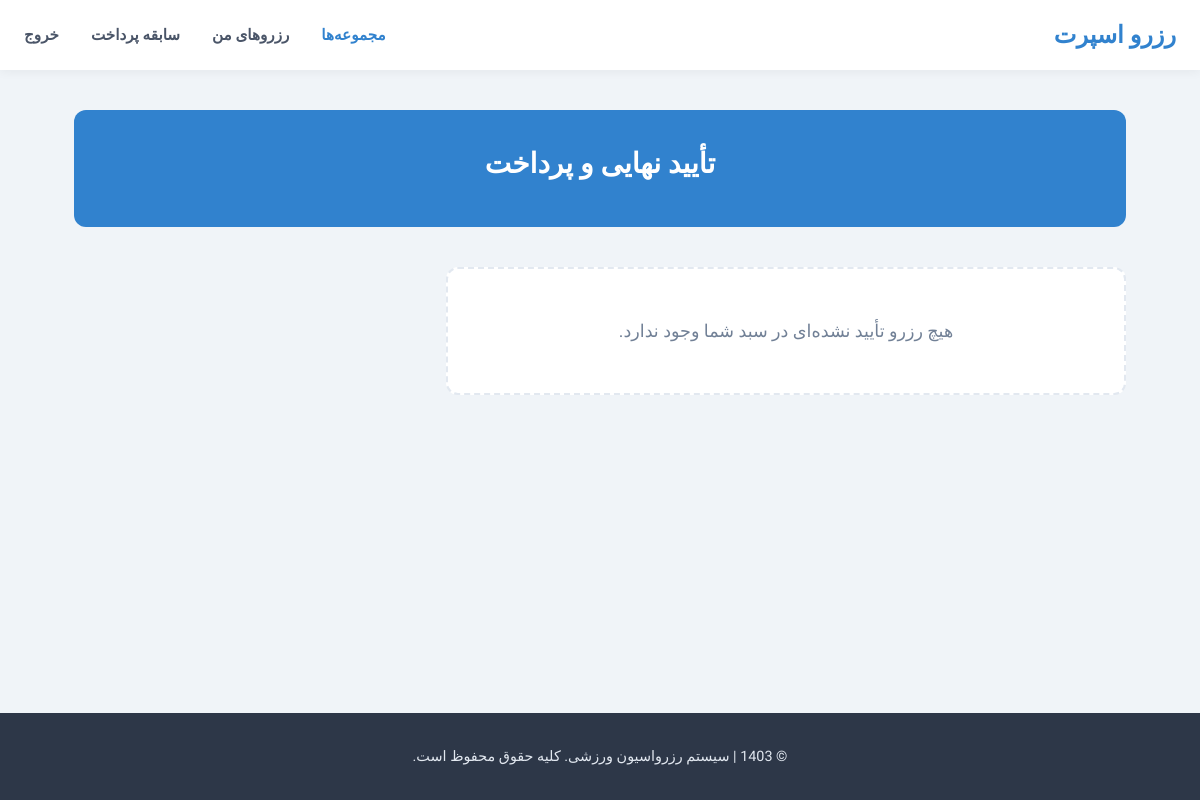
Page /my-reservations/ (signed in) on the earlier database version.
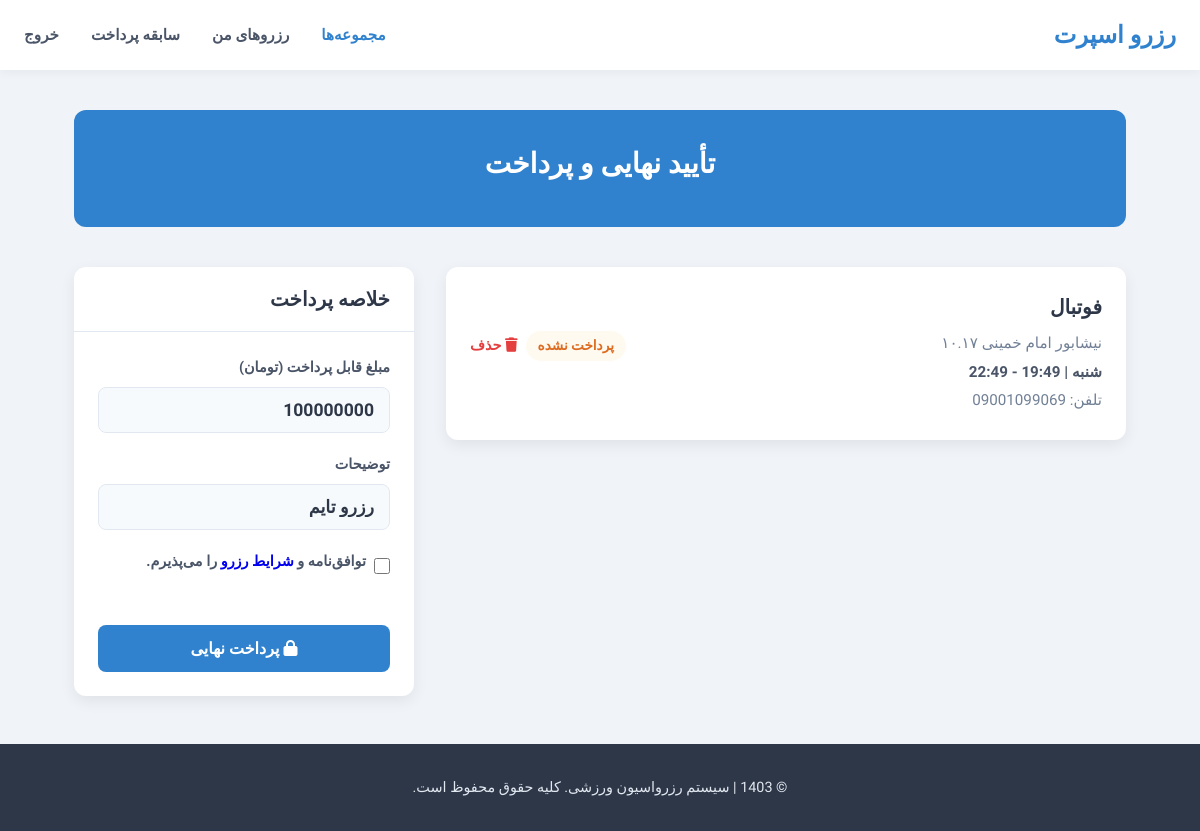
Same page on the later database version.
### fit/models.py (models this page shows, shortened)
class Reservation(models.Model):
    time_slot = models.ForeignKey(TimeSlot, on_delete=models.CASCADE)
    gym = models.ForeignKey(Gym, on_delete=models.CASCADE)
    user = models.ForeignKey(MyUser, on_delete=models.CASCADE)
    is_pey = models.BooleanField(default=False, verbose_name="پرداخت")
    created_jalali = jmodels.jDateTimeField(auto_now_add=True, verbose_name="تاریخ و زمان ساخت")
    contract = models.BooleanField(default=False, verbose_name="وضعیت قرار داد")
    class Meta:
        verbose_name = "رزرو"
        verbose_name_plural = "رزروها"

class Gym(models.Model):
    name = models.CharField(max_length=150, blank=False, null=False, verbose_name="نام")
    slug = models.CharField(max_length=150, unique=True, blank=False, null=False, verbose_name="عنوان")
    address = models.CharField(max_length=150, verbose_name="آدرس")
    description = models.TextField(verbose_name="توضیحات")
    price = models.CharField(max_length=150, verbose_name="قیمت")
    created_jalali = jmodels.jDateTimeField(auto_now_add=True, verbose_name="زمان ساخت پست")
    contract_text = models.TextField(blank=False, null=False, verbose_name="متن قرار داد")
    class Meta:
        verbose_name = "ساختمان"
        verbose_name_plural = "ساختمان ها"

class TimeSlot(models.Model):
    DAYS_OF_WEEK = [
        (0, 'شنبه'),
        (1, 'یکشنبه'),
        (2, 'دوشنبه'),
        (3, 'سه شنبه'),
        (4, 'چهارشنبه'),
        (5, 'پنجشنبه'),
        (6, 'جمعه'),
    ]
    gym = models.ForeignKey(Gym, on_delete=models.CASCADE, related_name='timeslots')
    day_of_week = models.IntegerField(choices=DAYS_OF_WEEK, verbose_name="روز های هفته")
    start_time = models.TimeField(verbose_name="ساعت شروع")
    end_time = models.TimeField(verbose_name="ساعت پایان")
    is_available = models.BooleanField(default=True, verbose_name="وضعیت")
    date = jmodels.jDateField(verbose_name="تاریخ شمسی")
    class Meta:
        ordering = ['date', 'start_time']
        verbose_name = "تایم های رزرو"
        verbose_name_plural = "تایم رزرو"

class MyUser(AbstractBaseUser):
    phone = models.CharField(max_length=11, unique=True, verbose_name="شماره تلفن")
    verify_code = models.CharField(max_length=5, verbose_name="کد تایید")
    is_active = models.BooleanField(default=True)
    is_admin = models.BooleanField(default=False)
    objects = MyUserManager()
    USERNAME_FIELD = "phone"
    class Meta:
        verbose_name = "کاریر"
        verbose_name_plural = "کاربران"

### fit/views.py (the view)
# urls.py: path('my-reservations/', views.user_reservations, name='user_reservations'),
@login_required(login_url="/login/")
def user_reservations(request):
    global pricee
    pricee = 0
    reservations = Reservation.objects.filter(user=request.user,is_pey=False)
    if Reservation.objects.filter(user=request.user.id, is_pey=False, contract=False).exists():
        for reservation in reservations:
            pricee += int(reservation.gym.price)
    return render(request, 'reservations/user_reservations.html', {'reservations': reservations , 'price':pricee})

### fit/templates/reservations/user_reservations.html (shortened to what this page needs)
<!DOCTYPE html>
<html lang="fa" dir="rtl">
<head>
    <link rel="stylesheet" href="https://cdnjs.cloudflare.com/ajax/libs/font-awesome/6.5.1/css/all.min.css">
</head>
<body>
{% include 'header/header.html' %}
    <main>
        <div class="container">
            <div class="page-hero">
                <h1>تأیید نهایی و پرداخت</h1>
            </div>
            <div class="checkout-layout">
                <div class="reservation-items-list">
                    {% for reservations in reservations %}
                    <div class="reservation-item-card">
                        <div class="item-details">
                            <h3>{{ reservations.gym.name }}</h3>
                            <p>{{ reservations.gym.address }}</p>
                            <p class="time">
                                {{ reservations.time_slot.get_day_of_week_display }} |
                                {{ reservations.time_slot.start_time|time:"H:i" }} - {{ reservations.time_slot.end_time|time:"H:i" }}
                            </p>
                            <p>تلفن: {{ reservations.user.phone }}</p>
                        </div>
                        <div class="item-status-delete">
                            {% if reservations.is_pey == False %}
                                <span class="status-badge">پرداخت نشده</span>
                            {% endif %}
                            <a href="{% url 'fit:reservDelete' reservations.id %}" class="delete-link">
                                <i class="fas fa-trash"></i> حذف
                            </a>
                        </div>
                    </div>
                    {% empty %}
                    <div class="empty-state-card">
                        <p>هیچ رزرو تأیید نشده‌ای در سبد شما وجود ندارد.</p>
                    </div>
                    {% endfor %}
                </div>
                <div class="checkout-sidebar">
                    {% if price and price != 0 %}
                    <div class="sidebar-card">
                        <h3 class="sidebar-header">خلاصه پرداخت</h3>
                        <div class="sidebar-content">
                            <form action="{% url 'fit:request' %}" method="post">
                                <div class="form-group">
                                    <label for="amount">مبلغ قابل پرداخت (تومان)</label>
                                    <input type="text" id="amount" class="form-input" name="amount" value="{{ price }}" readonly>
                                </div>
                                <div class="form-group">
                                    <label for="description">توضیحات</label>
                                    <input type="text" id="description" class="form-input" name="description" value="رزرو تایم" readonly>
                                </div>
                                <div class="form-group checkbox-group">
                                    <input type="checkbox" name="contract" id="contract" value="True" required>
                                    <label for="contract">توافق‌نامه و <a href="#">شرایط رزرو</a> را می‌پذیرم.</label>
                                </div>
                                <button type="submit" class="submit-btn">
                                    <i class="fas fa-lock"></i> پرداخت نهایی
                                </button>
                            </form>
                        </div>
                    </div>
                    {% endif %}
                </div> </div> </div> </main>
    <footer class="main-footer">
        <div class="container">
            <p>© 1403 | سیستم رزرواسیون ورزشی. کلیه حقوق محفوظ است.</p>
        </div>
    </footer>
</body>
</html>

Differences in the rows shown:
added Reservation: gym.name "فوتبال", gym.address "نیشابور امام خمینی ۱۰.۱۷", time_slot.day_of_week "شنبه", time_slot.end_time "22:49", user.phone "09001099069", is_pey "پرداخت نشده"
Other differences:
form field amount: (not shown) → "100000000"
form field description: (not shown) → "رزرو تایم"
form field contract: (not shown) → "☐"
text no longer shown: "هیچ رزرو تأیید نشده‌ای در سبد شما وجود ندارد."
text now shown: "خلاصه پرداخت مبلغ قابل پرداخت (تومان) توضیحات توافق‌نامه و شرایط رزرو را می‌پذیرم. پرداخت نهایی"
